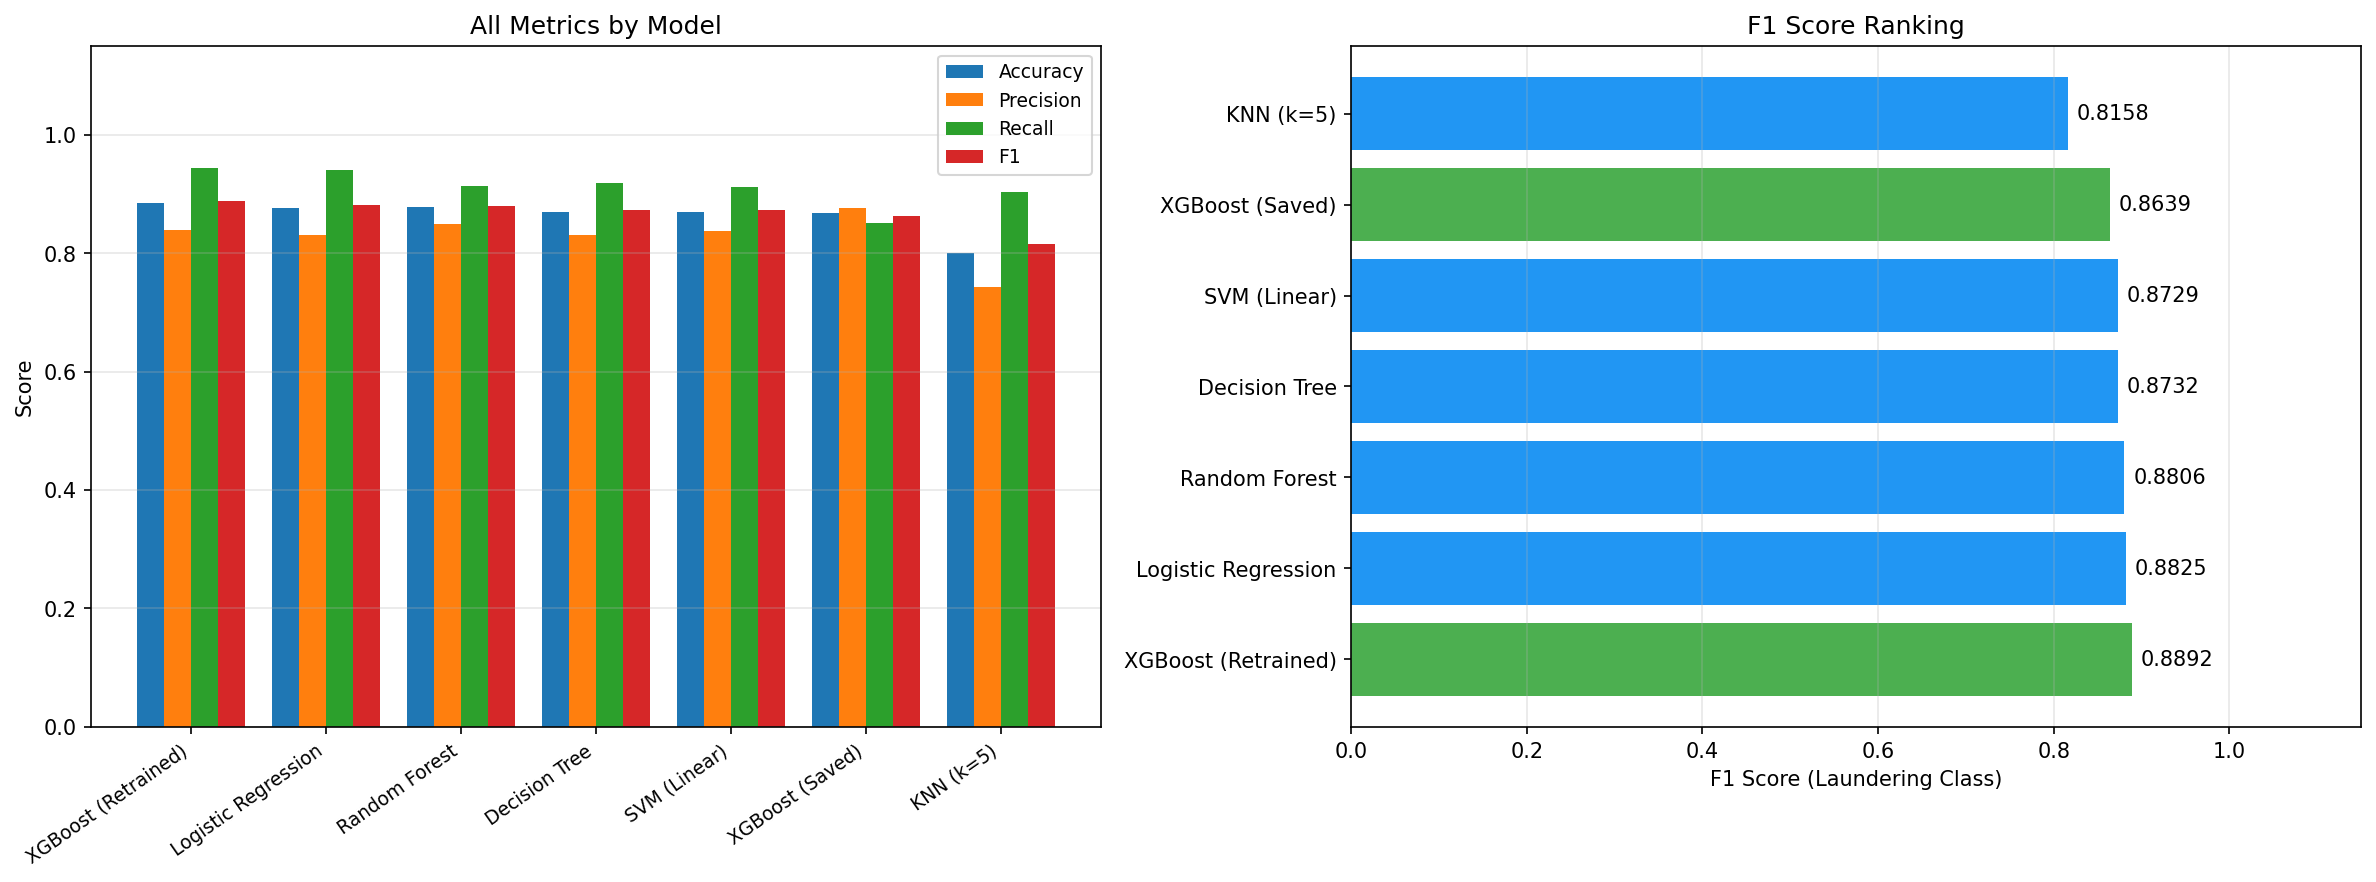

Recreate this plot in Python.
"""Compare 5 traditional classifiers with saved XGBoost model for AML detection."""

import numpy as np
import pandas as pd
import matplotlib
matplotlib.use('Agg')
import matplotlib.pyplot as plt
import time
from sklearn.preprocessing import OneHotEncoder
from sklearn.pipeline import Pipeline
from sklearn.compose import ColumnTransformer
from sklearn.model_selection import train_test_split
from sklearn.metrics import (
    classification_report, accuracy_score,
    f1_score, precision_score, recall_score
)
from sklearn.linear_model import LogisticRegression
from sklearn.ensemble import RandomForestClassifier
from sklearn.tree import DecisionTreeClassifier
from sklearn.neighbors import KNeighborsClassifier
from sklearn.svm import LinearSVC
from xgboost import XGBClassifier
from imblearn.under_sampling import RandomUnderSampler
import joblib
import warnings
warnings.filterwarnings('ignore')

# ── Load and preprocess (same as original notebook) ──────────────────────────
print("Loading data...")
df = pd.read_csv(
    "/root/.cache/kagglehub/datasets/ealtman2019/"
    "ibm-transactions-for-anti-money-laundering-aml/versions/8/HI-Small_Trans.csv"
)
df.drop_duplicates(inplace=True)
df['Timestamp'] = pd.to_datetime(df['Timestamp'])
df['Week'] = df['Timestamp'].dt.day_name()
df.drop(['Timestamp'], axis=1, inplace=True)
df['From Bank'] = df['From Bank'].astype(str)
df['To Bank'] = df['To Bank'].astype(str)

X = df.drop(['Is Laundering'], axis=1)
y = df['Is Laundering']

cat = ['From Bank', 'Account', 'To Bank',
       'Receiving Currency', 'Payment Currency', 'Payment Format', 'Week']

print(f"Dataset: {X.shape[0]:,} rows x {X.shape[1]} columns")
print(f"  Normal:     {(y==0).sum():>10,} ({(y==0).mean()*100:.2f}%)")
print(f"  Laundering: {(y==1).sum():>10,} ({(y==1).mean()*100:.2f}%)")

# ── Undersample and split ────────────────────────────────────────────────────
print("\nUndersampling and splitting...")
rus = RandomUnderSampler(random_state=42)
X_s, y_s = rus.fit_resample(X, y)

X_train, X_test, y_train, y_test = train_test_split(
    X_s, y_s, test_size=0.3, random_state=42
)
print(f"After undersampling: {len(X_s):,} balanced samples")
print(f"Train: {len(X_train):,} | Test: {len(X_test):,}")


# ── Train 5 classifiers + retrained XGBoost ──────────────────────────────────
def build_pipeline(estimator):
    """Build sklearn pipeline: OneHotEncoder + estimator (same as original)."""
    ohe = Pipeline([('Encoder', OneHotEncoder(drop='first', handle_unknown='ignore'))])
    transformer = ColumnTransformer([('OHE', ohe, cat)])
    return Pipeline([("Transformer", transformer), ("Estimator", estimator)])


classifiers = {
    'Logistic Regression': LogisticRegression(max_iter=2000, random_state=42),
    'Random Forest': RandomForestClassifier(n_estimators=100, random_state=42),
    'Decision Tree': DecisionTreeClassifier(random_state=42),
    'KNN (k=5)': KNeighborsClassifier(n_neighbors=5),
    'SVM (Linear)': LinearSVC(max_iter=5000, random_state=42, dual='auto'),
    'XGBoost (Retrained)': XGBClassifier(random_state=42, eval_metric='logloss'),
}

results = []
predictions = {}

print("\n── Training Models ──")
for name, clf in classifiers.items():
    pipe = build_pipeline(clf)
    t0 = time.time()
    pipe.fit(X_train, y_train)
    elapsed = time.time() - t0
    y_pred = pipe.predict(X_test)
    predictions[name] = y_pred

    acc = accuracy_score(y_test, y_pred)
    prec = precision_score(y_test, y_pred, pos_label=1)
    rec = recall_score(y_test, y_pred, pos_label=1)
    f1 = f1_score(y_test, y_pred, pos_label=1)

    results.append({
        'Model': name, 'Accuracy': acc,
        'Precision': prec, 'Recall': rec, 'F1': f1,
        'Train Time (s)': round(elapsed, 2),
    })
    print(f"  [{elapsed:6.1f}s] {name:25s} | F1={f1:.4f}")

# ── Evaluate saved XGBoost model ─────────────────────────────────────────────
print("\n── Saved Model ──")
saved_model = joblib.load('saved_model/aml_pipeline.joblib')
y_pred_saved = saved_model.predict(X_test)
predictions['XGBoost (Saved)'] = y_pred_saved

acc = accuracy_score(y_test, y_pred_saved)
prec = precision_score(y_test, y_pred_saved, pos_label=1)
rec = recall_score(y_test, y_pred_saved, pos_label=1)
f1 = f1_score(y_test, y_pred_saved, pos_label=1)

results.append({
    'Model': 'XGBoost (Saved)', 'Accuracy': acc,
    'Precision': prec, 'Recall': rec, 'F1': f1,
    'Train Time (s)': '-',
})
print(f"  XGBoost (Saved)             | F1={f1:.4f}")
print("  Note: Trained on a different undersample split.")

# ── Results table ─────────────────────────────────────────────────────────────
results_df = (pd.DataFrame(results)
              .sort_values('F1', ascending=False)
              .reset_index(drop=True))
results_df.index += 1
results_df.index.name = 'Rank'

print("\n\n══════════════════════════════════════════════════════")
print("  MODEL COMPARISON RESULTS (sorted by F1 score)")
print("══════════════════════════════════════════════════════")
print(results_df.to_string())

# ── Visualization ─────────────────────────────────────────────────────────────
fig, axes = plt.subplots(1, 2, figsize=(16, 6))

# Left: grouped bar chart
metrics_cols = ['Accuracy', 'Precision', 'Recall', 'F1']
x = np.arange(len(results_df))
width = 0.2
for i, m in enumerate(metrics_cols):
    axes[0].bar(x + i * width, results_df[m], width, label=m)
axes[0].set_ylabel('Score')
axes[0].set_title('All Metrics by Model')
axes[0].set_xticks(x + width * 1.5)
axes[0].set_xticklabels(results_df['Model'], rotation=35, ha='right', fontsize=9)
axes[0].legend(fontsize=9)
axes[0].set_ylim(0, 1.15)
axes[0].grid(axis='y', alpha=0.3)

# Right: F1 horizontal bar
colors = ['#4CAF50' if 'XGBoost' in m else '#2196F3' for m in results_df['Model']]
bars = axes[1].barh(results_df['Model'], results_df['F1'], color=colors)
axes[1].set_xlabel('F1 Score (Laundering Class)')
axes[1].set_title('F1 Score Ranking')
axes[1].set_xlim(0, 1.15)
axes[1].grid(axis='x', alpha=0.3)
for bar, val in zip(bars, results_df['F1']):
    axes[1].text(val + 0.01, bar.get_y() + bar.get_height() / 2,
                 f'{val:.4f}', va='center', fontsize=10)

plt.tight_layout()
plt.savefig('model_comparison.png', dpi=150, bbox_inches='tight')
print("\nChart saved to model_comparison.png")

# ── Detailed classification reports ───────────────────────────────────────────
for name in results_df['Model']:
    print(f"\n{'='*55}")
    print(f"  {name}")
    print(f"{'='*55}")
    print(classification_report(
        y_test, predictions[name],
        target_names=['Normal', 'Laundering']
    ))
